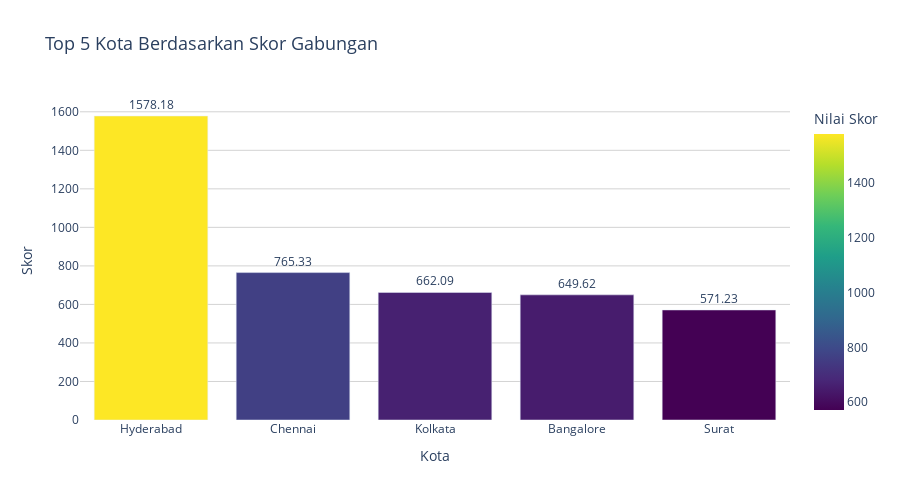

Source (notebook cell):
### Markdown cell above
masih ada ketidakseimbangan antara rating dan juga jumlah rating walau hanya berbeda sedikit akan lebih akurat lagi jadi kita menggunakan skoring untuk menganalisa kota agar lebih objektif

### Code cell
# mengambil data yang diperlukan
city_stats = df_swiggy.groupby('City').agg({
    'ID': 'count',                     # jumlah restoran
    'Avg ratings': 'mean',            # rata-rata rating
    'Total ratings': 'sum'            # total rating (indikasi banyaknya transaksi)
}).rename(columns={'ID': 'Jumlah Restoran'})

# membuat skoring gabungan
city_stats['Skor'] = (city_stats['Avg ratings'] * city_stats['Total ratings']) / city_stats['Jumlah Restoran']

city_top_5_skor = city_stats.sort_values(by='Skor', ascending=False).head(5)
display(city_top_5_skor)

fig = px.bar(
    city_top_5_skor.sort_values(by='Skor', ascending=False).reset_index(),
    x='City',
    y='Skor',
    color='Skor',
    color_continuous_scale='viridis',
    title='Top 5 Kota Berdasarkan Skor Gabungan',
    labels={'Skor': 'Nilai Skor', 'City': 'Kota'}
)

fig.update_traces(
    texttemplate='%{y:.2f}',
    textposition='outside'
)

fig.update_layout(
    xaxis_title='Kota',
    yaxis_title='Skor',
    plot_bgcolor='white',
    xaxis=dict(tickmode='linear'),
    yaxis=dict(gridcolor='lightgrey'),
    title_font_size=18,
    height=500
)

fig.show()

img = mpimg.imread('Top5_Kota_By_Skor.png')
plt.figure(figsize=(18, 10))
plt.imshow(img)
plt.axis('off')  # Hide axes
plt.show()

### Figure 1 — Plotly figure (JSON) as saved in the notebook; plotly's stock layout.template omitted (floating-point values rounded to 4 significant figures)
{"data": [{"hovertemplate": "Kota=%{x}<br>Nilai Skor=%{marker.color}<extra></extra>", "legendgroup": "", "marker": {"color": [1578.0, 765.3, 662.1, 649.6, 571.2], "coloraxis": "coloraxis", "pattern": {"shape": ""}}, "name": "", "orientation": "v", "showlegend": false, "textposition": "outside", "texttemplate": "%{y:.2f}", "type": "bar", "x": ["Hyderabad", "Chennai", "Kolkata", "Bangalore", "Surat"], "xaxis": "x", "y": [1578.0, 765.3, 662.1, 649.6, 571.2], "yaxis": "y"}], "layout": {"barmode": "relative", "coloraxis": {"colorbar": {"title": {"text": "Nilai Skor"}}, "colorscale": [[0, "#440154"], [0.1111, "#482878"], [0.2222, "#3e4989"], [0.3333, "#31688e"], [0.4444, "#26828e"], [0.5556, "#1f9e89"], [0.6667, "#35b779"], [0.7778, "#6ece58"], [0.8889, "#b5de2b"], [1, "#fde725"]]}, "height": 500, "legend": {"tracegroupgap": 0}, "plot_bgcolor": "white", "title": {"font": {"size": 18}, "text": "Top 5 Kota Berdasarkan Skor Gabungan"}, "xaxis": {"anchor": "y", "domain": [0, 1], "tickmode": "linear", "title": {"text": "Kota"}}, "yaxis": {"anchor": "x", "domain": [0, 1], "gridcolor": "lightgrey", "title": {"text": "Skor"}}}}
